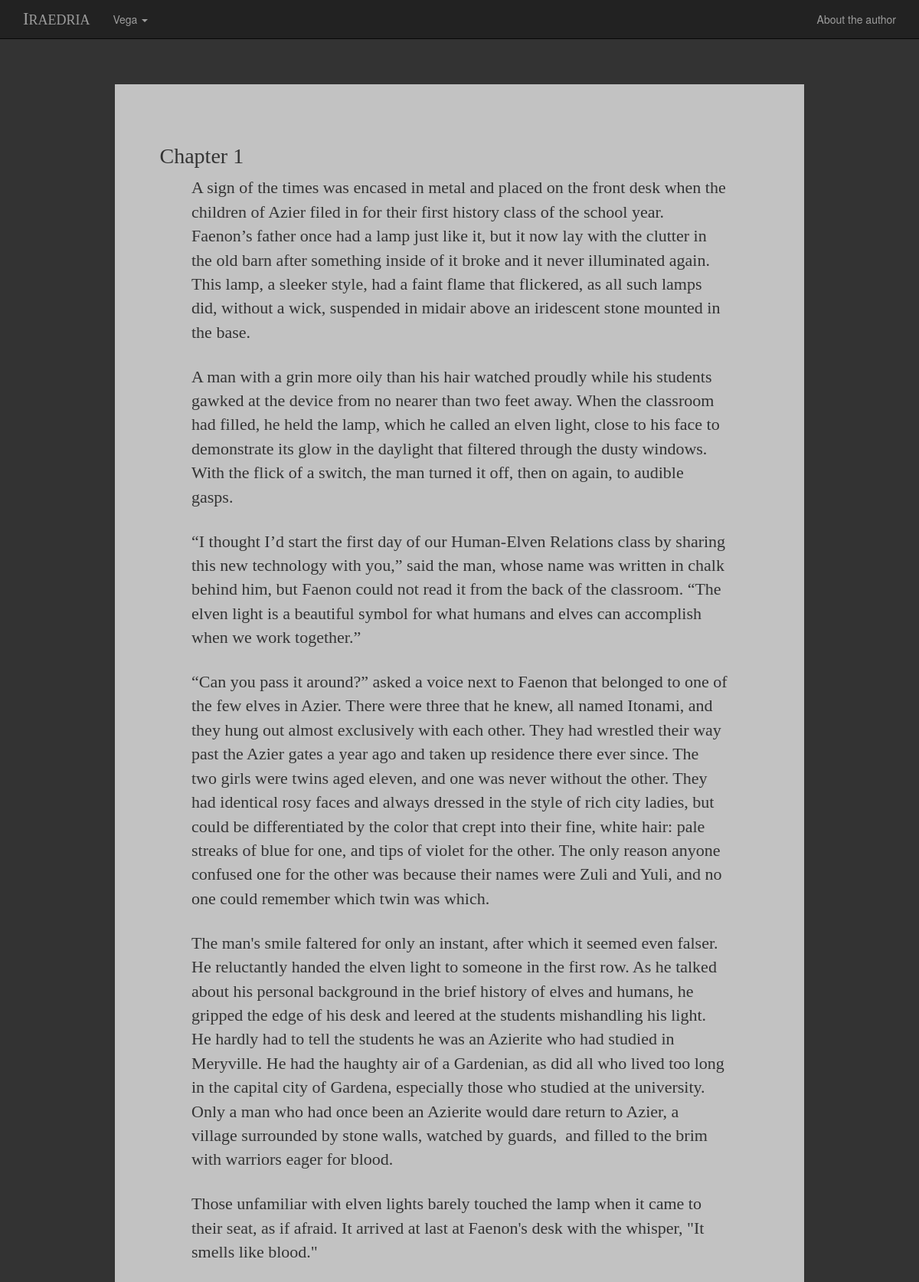
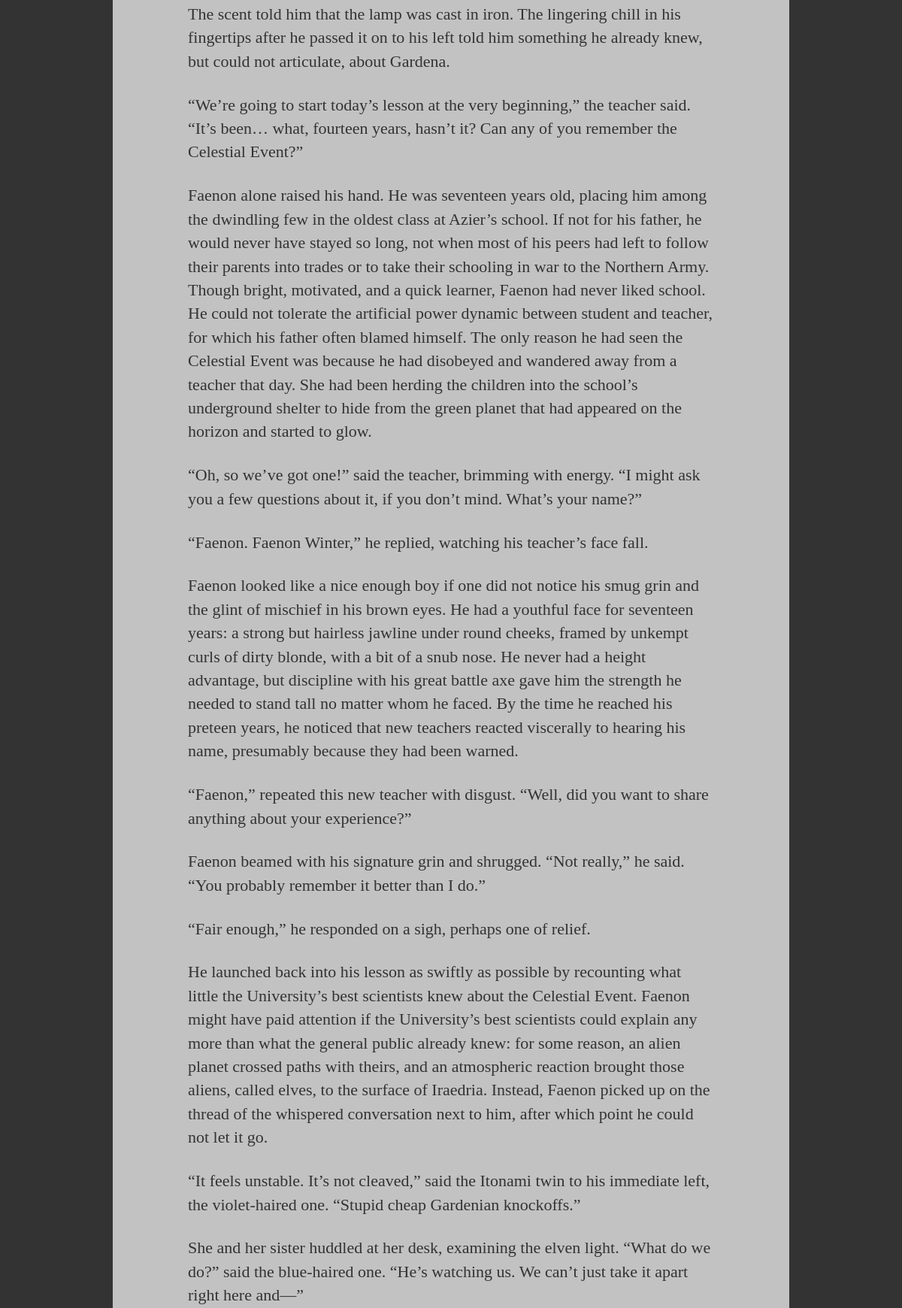
Page /vega/1 (upper part) on the committed database (2 pictures, top to bottom).
### app/models.py (models this page shows, shortened)
class Chapter(db.Model):
    __tablename__ = 'chapter'
    id = db.Column(db.Integer, primary_key=True)
    num = db.Column(db.Integer)
    text = db.Column(db.String)  # gave it no length parameter, let's see what happens?
    date_added = db.Column(db.Integer)
    date_modified = db.Column(db.Integer)
    booknum = db.Column(db.Integer)

### app/views.py (the view)
@app.route('/<book>/<int:num>')
def chapter(book, num):
    if num == 0:
        return redirect(url_for('prologue', book=book))
    try:
        bookenum = Book[book.lower()]
        c = Chapter.query.filter_by(num=num, booknum=bookenum.value).first()
        if c:
            return render_template("chapter.html", current=c, bookstr=book)
        abort(404)
    except KeyError:
        abort(404)

### templates/chapter.html (shortened to what this page needs)
{% extends 'base.html' %}
{% block content %}
        <div class="container chapter">
            <h2>Chapter {{ current.num }}</h2>
            {{ current.text|safe }}
        </div>
{% endblock %}

### templates/base.html (shortened to what this page needs)
<!DOCTYPE html>
<html lang="en">
<head>
<link href="https://maxcdn.bootstrapcdn.com/bootstrap/3.3.6/css/bootstrap.min.css" rel="stylesheet">
<link href="{{ url_for('static', filename='css/iraedria.css') }}" rel="stylesheet" type="text/css"/>
</link></head>
<body>
<div class="container-fluid" id="page">
        {% block content %}
        {% endblock %}
    </div>
<div class="navbar navbar-inverse navbar-fixed-top navbar-custom" role="navigation">
<div class="container">
<div class="navbar-header">
<a class="navbar-brand" href="/">
<span class="bigger">I</span>raedria
     </a>
</div>
<div class="navbar-collapse collapse">
<ul class="nav navbar-nav" id="chapter-list">
<li class="dropdown">
<a aria-expanded="false" aria-haspopup="true" class="dropdown-toggle" data-toggle="dropdown" href="#" role="button">
        Vega
        <span class="caret">
</span>
</a>
</li>
</ul>
<ul class="nav navbar-nav navbar-right">
<li>
<a href="http://ksadwin.com" target="_blank">
        About the author
       </a>
</li>
</ul>
</div>
</div>
</div>
</body>
</html>

### static/css/iraedria.css (style rules this page uses)
.navbar-brand { font-family: Garamond, serif; text-transform: uppercase; }
.bigger { font-size: 125%; }
#page { position: absolute; top: 50px; width: 100%; background-color: rgba(0,0,0,.8); min-height: 100%; }
body, html { height: 100%; }
body { background-image: url(../img/forest.jpg); background-repeat: no-repeat; background-attachment: fixed; }
.chapter { background-color: rgba(255,255,255,.7); max-width: 900px; margin-top: 60px; margin-bottom: 60px; padding: 5%; }
.chapter p, .prologue p, .cover p { font-family: Garamond, serif; font-size: 22px; padding-bottom: 1.2em; max-width: 700px; margin: auto; }
h2 { font-family: Garamond, serif; font-size: 200%; }
a { color: white; }
a, a:link, a:visited, a:hover, a:active { text-decoration: none; }

### rows in the picture
Chapter: num "1", text "A sign of the times was encased in metal and placed on the front desk when the children of Azier filed in for their first history class of the school year. Faenon’s father once had a lamp just like it, but it now lay with the clutter in the old barn after something inside of it broke and it never illuminated again. This lamp, a sleeker style, had a faint flame that flickered, as all such lamps did, without a wick, suspended in midair above an iridescent stone mounted in the base. A man with a grin more oily than his hair watched proudly while his students gawked at the device from no nearer than two feet away. When the classroom had filled, he held the lamp, which he called an elven light,…"
